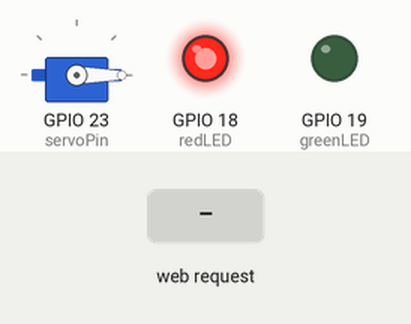
The sketch below on a simulated ESP32. On the bench: servo, output pins drawn as LEDs (lit = HIGH). The inputs (shaded band) are chosen by the test bench. What the sketch prints to the serial monitor is not drawn.

Above: at 1.2 s.
1.3 s: HTTP request GET /open received
At 2.4 s:
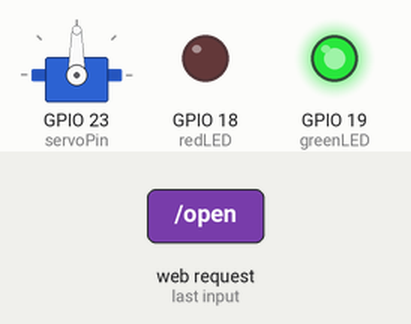
2.8 s: HTTP request GET /close received
At 3.5 s:
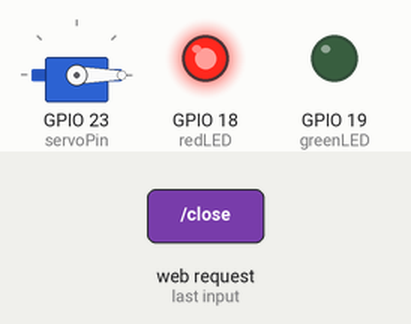
Timing chart, 0 to 5.8 s (numbered marks = the images above; inputs shaded):
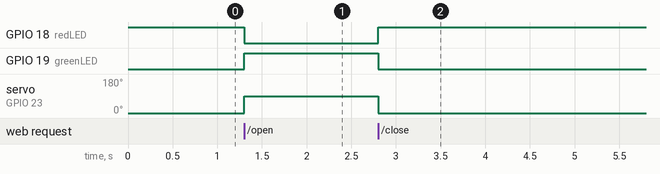

The sketch:

Servo_Web.ino
```cpp
#include <WiFi.h>
#include <WebServer.h>
#include <ESP32Servo.h>

const char* ssid     = "HessahAP";
const char* password = "10101010";

WebServer server(80);
Servo myServo;

const int servoPin  = 23;
const int redLED    = 18;  // الليد الأحمر
const int greenLED  = 19;  // الليد الأخضر

const int OPEN_ANGLE  = 90;
const int CLOSE_ANGLE = 0;

String htmlPage() {
  String html = "<!DOCTYPE html><html><head><meta charset='UTF-8'>";
  html += "<meta name='viewport' content='width=device-width, initial-scale=1'>";
  html += "<style>";
  html += "body{font-family:Arial;text-align:center;margin-top:60px;background:#f0f0f0;}";
  html += "h1{color:#333;margin-bottom:40px;}";
  html += "button{font-size:24px;padding:18px 45px;margin:12px;border:none;border-radius:12px;color:white;cursor:pointer;}";
  html += ".open{background-color:#2196F3;} .close{background-color:#FDD835;color:#333;}";
  html += "#status{margin-top:30px;font-size:20px;color:#555;}";
  html += "</style></head><body>";
  html += "<h1>التحكم بالسيرفو موتور</h1>";
  html += "<button class='open' onclick=\"send('/open')\">Open</button>";
  html += "<button class='close' onclick=\"send('/close')\">Close</button>";
  html += "<div id='status'>الحالة الحالية: --</div>";
  html += "<script>";
  html += "function send(path){fetch(path).then(r=>r.text()).then(t=>{document.getElementById('status').innerText='الحالة الحالية: '+t;});}";
  html += "</script></body></html>";
  return html;
}

void handleRoot() {
  server.send(200, "text/html", htmlPage());
}

void handleOpen() {
  myServo.write(OPEN_ANGLE);
  digitalWrite(greenLED, HIGH); // عند الفتح يشتغل الأخضر
  digitalWrite(redLED, LOW);    // ويطفي الأحمر
  server.send(200, "text/plain", "Open");
}

void handleClose() {
  myServo.write(CLOSE_ANGLE);
  digitalWrite(redLED, HIGH);   // عند الإغلاق يشتغل الأحمر
  digitalWrite(greenLED, LOW);  // ويطفي الأخضر
  server.send(200, "text/plain", "Close");
}

void setup() {
  Serial.begin(115200);

  pinMode(redLED, OUTPUT);
  pinMode(greenLED, OUTPUT);
  digitalWrite(redLED, HIGH);   // البداية وضع الإغلاق فيشتغل الأحمر
  digitalWrite(greenLED, LOW);

  myServo.setPeriodHertz(50);
  myServo.attach(servoPin, 500, 2400);
  myServo.write(CLOSE_ANGLE);

  WiFi.softAP(ssid, password);
  Serial.print("AP IP address: ");
  Serial.println(WiFi.softAPIP());

  server.on("/", handleRoot);
  server.on("/open", handleOpen);
  server.on("/close", handleClose);
  server.begin();
}

void loop() {
  server.handleClient();
}
```

Measured:
- after the input at 1.3 s, GPIO 18 (redLED): HIGH → LOW at once; GPIO 19 (greenLED): LOW → HIGH at once; servo on GPIO 23 (servoPin): 0° → 90° at once
- after the input at 2.8 s, GPIO 18 (redLED): LOW → HIGH at once; GPIO 19 (greenLED): HIGH → LOW at once; servo on GPIO 23 (servoPin): 90° → 0° at once
